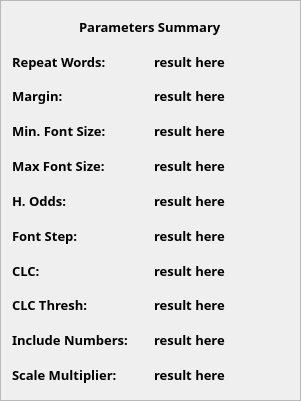
             <widget class="QFrame" name="frame_14">
              <property name="minimumSize">
               <size>
                <width>301</width>
                <height>401</height>
               </size>
              </property>
              <property name="maximumSize">
               <size>
                <width>301</width>
                <height>401</height>
               </size>
              </property>
              <property name="font">
               <font>
                <family>IBM Plex Sans</family>
                <pointsize>10</pointsize>
                <bold>true</bold>
               </font>
              </property>
              <property name="styleSheet">
               <string notr="true"/>
              </property>
              <property name="frameShape">
               <enum>QFrame::StyledPanel</enum>
              </property>
              <property name="frameShadow">
               <enum>QFrame::Raised</enum>
              </property>
              <layout class="QVBoxLayout" name="verticalLayout_29">
               <item alignment="Qt::AlignHCenter">
                <widget class="QLabel" name="parameters_summary_label">
                 <property name="text">
                  <string>Parameters Summary</string>
                 </property>
                 <property name="wordWrap">
                  <bool>false</bool>
                 </property>
                 <property name="margin">
                  <number>0</number>
                 </property>
                 <property name="indent">
                  <number>-1</number>
                 </property>
                 <property name="openExternalLinks">
                  <bool>false</bool>
                 </property>
                </widget>
               </item>
               <item>
                <layout class="QHBoxLayout" name="horizontalLayout_16">
                 <item>
                  <widget class="QLabel" name="label_2">
                   <property name="font">
                    <font>
                     <family>IBM Plex Sans</family>
                     <pointsize>10</pointsize>
                     <bold>true</bold>
                    </font>
                   </property>
                   <property name="text">
                    <string>Repeat Words:</string>
                   </property>
                  </widget>
                 </item>
                 <item>
                  <widget class="QLabel" name="repeat_info_label">
                   <property name="font">
                    <font>
                     <family>IBM Plex Sans</family>
                     <pointsize>10</pointsize>
                     <bold>true</bold>
                    </font>
                   </property>
                   <property name="text">
                    <string>result here</string>
                   </property>
                  </widget>
                 </item>
                </layout>
               </item>
               <item>
                <layout class="QHBoxLayout" name="horizontalLayout_29">
                 <item>
                  <widget class="QLabel" name="label_18">
                   <property name="font">
                    <font>
                     <family>IBM Plex Sans</family>
                     <pointsize>10</pointsize>
                     <bold>true</bold>
                    </font>
                   </property>
                   <property name="text">
                    <string>Margin:</string>
                   </property>
                  </widget>
                 </item>
                 <item>
                  <widget class="QLabel" name="margin_info_label">
                   <property name="font">
                    <font>
                     <family>IBM Plex Sans</family>
                     <pointsize>10</pointsize>
                     <bold>true</bold>
                    </font>
                   </property>
                   <property name="text">
                    <string>result here</string>
                   </property>
                  </widget>
                 </item>
                </layout>
               </item>
               <item>
                <layout class="QHBoxLayout" name="horizontalLayout_27">
                 <item>
                  <widget class="QLabel" name="label_14">
                   <property name="font">
                    <font>
                     <family>IBM Plex Sans</family>
                     <pointsize>10</pointsize>
                     <bold>true</bold>
                    </font>
                   </property>
                   <property name="text">
                    <string>Min. Font Size:</string>
                   </property>
                  </widget>
                 </item>
                 <item>
                  <widget class="QLabel" name="min_font_size_info_label">
                   <property name="font">
                    <font>
                     <family>IBM Plex Sans</family>
                     <pointsize>10</pointsize>
                     <bold>true</bold>
                    </font>
                   </property>
                   <property name="text">
                    <string>result here</string>
                   </property>
                  </widget>
                 </item>
                </layout>
               </item>
               <item>
                <layout class="QHBoxLayout" name="horizontalLayout_28">
                 <item>
                  <widget class="QLabel" name="label_100">
                   <property name="font">
                    <font>
                     <family>IBM Plex Sans</family>
                     <pointsize>10</pointsize>
                     <bold>true</bold>
                    </font>
                   </property>
                   <property name="text">
                    <string>Max Font Size:</string>
                   </property>
                  </widget>
                 </item>
                 <item>
                  <widget class="QLabel" name="max_font_size_info_label">
                   <property name="font">
                    <font>
                     <family>IBM Plex Sans</family>
                     <pointsize>10</pointsize>
                     <bold>true</bold>
                    </font>
                   </property>
                   <property name="text">
                    <string>result here</string>
                   </property>
                  </widget>
                 </item>
                </layout>
               </item>
               <item>
                <layout class="QHBoxLayout" name="horizontalLayout_26">
                 <item>
                  <widget class="QLabel" name="label_12">
                   <property name="font">
                    <font>
                     <family>IBM Plex Sans</family>
                     <pointsize>10</pointsize>
                     <bold>true</bold>
                    </font>
                   </property>
                   <property name="text">
                    <string>H. Odds:</string>
                   </property>
                  </widget>
                 </item>
                 <item>
                  <widget class="QLabel" name="prefer_horizontal_info_label">
                   <property name="font">
                    <font>
                     <family>IBM Plex Sans</family>
                     <pointsize>10</pointsize>
                     <bold>true</bold>
                    </font>
                   </property>
                   <property name="text">
                    <string>result here</string>
                   </property>
                  </widget>
                 </item>
                </layout>
               </item>
               <item>
                <layout class="QHBoxLayout" name="horizontalLayout_30">
                 <item>
                  <widget class="QLabel" name="label_20">
                   <property name="font">
                    <font>
                     <family>IBM Plex Sans</family>
                     <pointsize>10</pointsize>
                     <bold>true</bold>
                    </font>
                   </property>
                   <property name="text">
                    <string>Font Step:</string>
                   </property>
                  </widget>
                 </item>
                 <item>
                  <widget class="QLabel" name="fontstep_info_label">
                   <property name="font">
                    <font>
                     <family>IBM Plex Sans</family>
                     <pointsize>10</pointsize>
                     <bold>true</bold>
                    </font>
                   </property>
                   <property name="text">
                    <string>result here</string>
                   </property>
                  </widget>
                 </item>
                </layout>
               </item>
               <item>
                <layout class="QHBoxLayout" name="horizontalLayout_32">
                 <item>
                  <widget class="QLabel" name="label_22">
                   <property name="font">
                    <font>
                     <family>IBM Plex Sans</family>
                     <pointsize>10</pointsize>
                     <bold>true</bold>
                    </font>
                   </property>
                   <property name="text">
                    <string>CLC:</string>
                   </property>
                  </widget>
                 </item>
                 <item>
                  <widget class="QLabel" name="collocations_info_label">
                   <property name="font">
                    <font>
                     <family>IBM Plex Sans</family>
                     <pointsize>10</pointsize>
                     <bold>true</bold>
                    </font>
                   </property>
                   <property name="text">
                    <string>result here</string>
                   </property>
                  </widget>
                 </item>
                </layout>
               </item>
               <item>
                <layout class="QHBoxLayout" name="horizontalLayout_33">
                 <item>
                  <widget class="QLabel" name="label_24">
                   <property name="font">
                    <font>
                     <family>IBM Plex Sans</family>
                     <pointsize>10</pointsize>
                     <bold>true</bold>
                    </font>
                   </property>
                   <property name="text">
                    <string>CLC Thresh:</string>
                   </property>
                  </widget>
                 </item>
                 <item>
                  <widget class="QLabel" name="collocations_thresh_info_label">
                   <property name="font">
                    <font>
                     <family>IBM Plex Sans</family>
                     <pointsize>10</pointsize>
                     <bold>true</bold>
                    </font>
                   </property>
                   <property name="text">
                    <string>result here</string>
                   </property>
                  </widget>
                 </item>
                </layout>
               </item>
               <item>
                <layout class="QHBoxLayout" name="horizontalLayout_34">
                 <item>
                  <widget class="QLabel" name="label_26">
                   <property name="font">
                    <font>
                     <family>IBM Plex Sans</family>
                     <pointsize>10</pointsize>
                     <bold>true</bold>
                    </font>
                   </property>
                   <property name="text">
                    <string>Include Numbers:</string>
                   </property>
                  </widget>
                 </item>
                 <item>
                  <widget class="QLabel" name="include_numbers_info_label">
                   <property name="font">
                    <font>
                     <family>IBM Plex Sans</family>
                     <pointsize>10</pointsize>
                     <bold>true</bold>
                    </font>
                   </property>
                   <property name="text">
                    <string>result here</string>
                   </property>
                  </widget>
                 </item>
                </layout>
               </item>
               <item>
                <layout class="QHBoxLayout" name="horizontalLayout_35">
                 <item>
                  <widget class="QLabel" name="label_28">
                   <property name="font">
                    <font>
                     <family>IBM Plex Sans</family>
                     <pointsize>10</pointsize>
                     <bold>true</bold>
                    </font>
                   </property>
                   <property name="text">
                    <string>Scale Multiplier:</string>
                   </property>
                  </widget>
                 </item>
                 <item>
                  <widget class="QLabel" name="scale_multiplier_info_label">
                   <property name="font">
                    <font>
                     <family>IBM Plex Sans</family>
                     <pointsize>10</pointsize>
                     <bold>true</bold>
                    </font>
                   </property>
                   <property name="text">
                    <string>result here</string>
                   </property>
                  </widget>
                 </item>
                </layout>
               </item>
              </layout>
             </widget>
